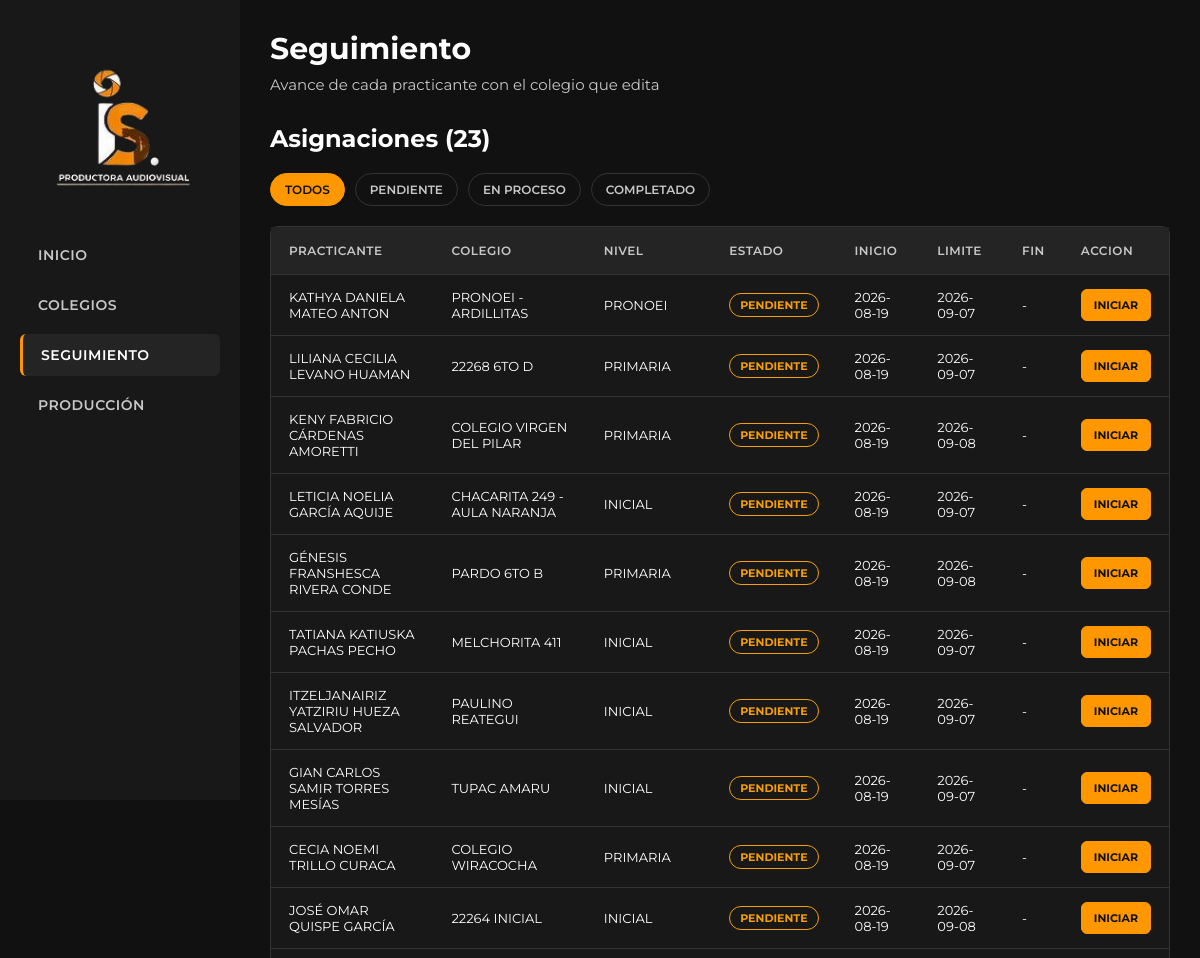
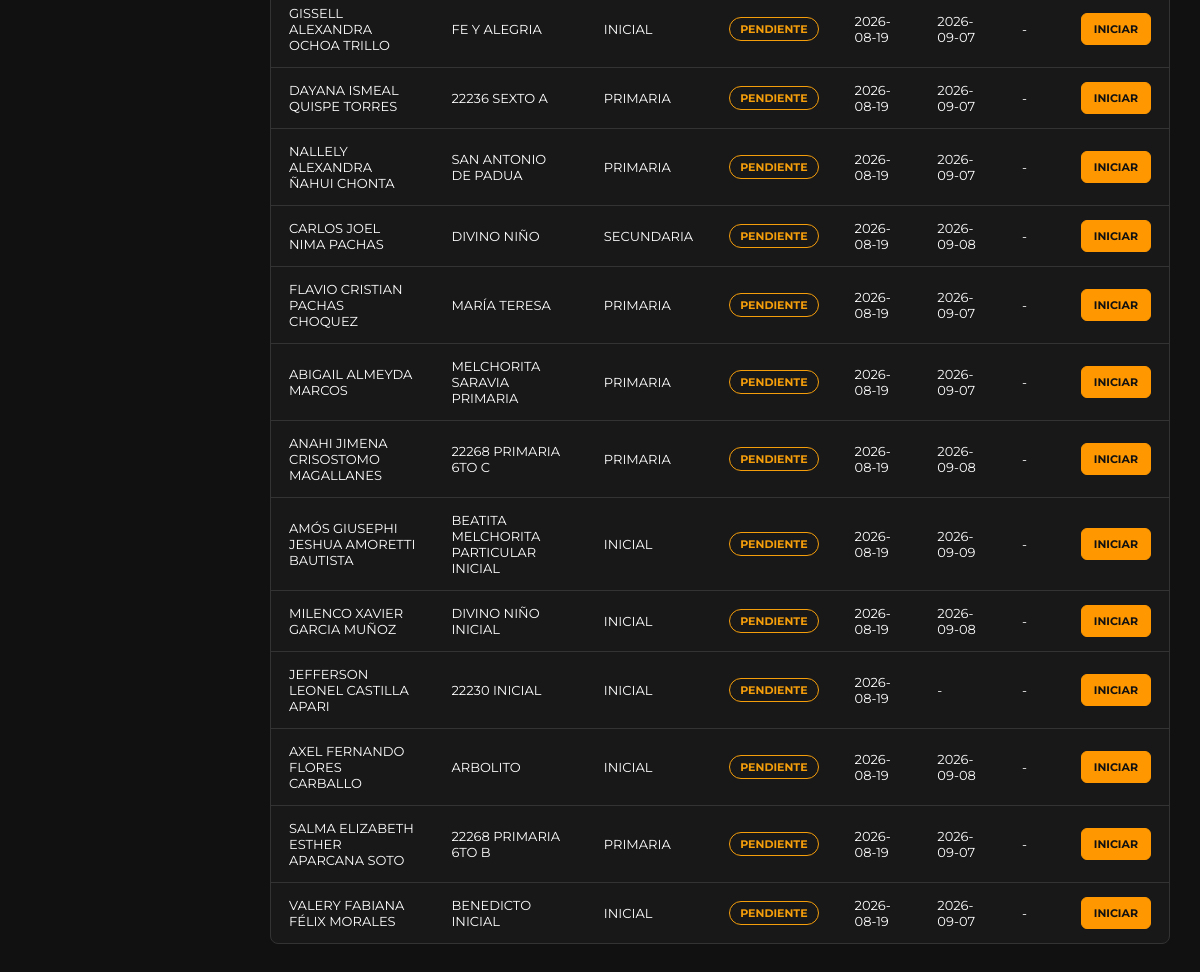
/app/views/seguimiento.php, run on the app's committed database (2 pictures, top to bottom).
### tables this page shows
CREATE TABLE seguimiento (
    id_seguimiento INT AUTO_INCREMENT PRIMARY KEY,
    estado VARCHAR(20),
    fecha_inicio DATE,
    fecha_limite DATE,
    fecha_fin DATE NULL,
    id_practicante INT,
    id_colegio INT,
    id_calificacion INT NULL,
    id_sesion INT NULL,
    CONSTRAINT FK_seguimiento_practicante FOREIGN KEY (id_practicante)
	REFERENCES practicantes(id),
    CONSTRAINT FK_seguimiento_colegio FOREIGN KEY (id_colegio)
	REFERENCES colegios(id_colegio),
    CONSTRAINT FK_seguimiento_calificacion FOREIGN KEY (id_calificacion)
	REFERENCES calificacion(id_calificacion),
    CONSTRAINT FK_seguimiento_sesion FOREIGN KEY (id_sesion)
	REFERENCES sesion(id_sesion)
);

CREATE TABLE colegios (
    id_colegio INT AUTO_INCREMENT PRIMARY KEY,
    nombre VARCHAR(100),
    nivel VARCHAR(20) NULL,            
    anio_promocion YEAR NULL           
);

### app/views/seguimiento.php (the view, shortened to what this page needs)
<?php
require_once "../../config/conexion.php";
$estadoFiltro = $_GET["estado"] ?? "";
$estados = ["PENDIENTE", "EN PROCESO", "COMPLETADO"];
$sql = "SELECT seguimiento.id_seguimiento,
               practicantes.id AS id_practicante,
               CONCAT(practicantes.nombres, ' ', practicantes.apellidos) AS practicante,
               colegios.nombre AS colegio,
               colegios.nivel,
               seguimiento.estado,
               seguimiento.fecha_inicio,
               seguimiento.fecha_limite,
               seguimiento.fecha_fin
        FROM seguimiento
        INNER JOIN practicantes ON seguimiento.id_practicante = practicantes.id
        INNER JOIN colegios ON seguimiento.id_colegio = colegios.id_colegio
        ORDER BY seguimiento.id_seguimiento DESC";
$resultado = $conexion->query($sql);
$asignaciones = [];
while ($fila = $resultado->fetch_assoc()) {
    if ($estadoFiltro == "" || $estadoFiltro == $fila["estado"]) {
        $asignaciones[] = $fila;
    }
}
?>
<!DOCTYPE html>
<html lang="es">
<head>
    <link rel="stylesheet" href="/monitoreo_ishume_2026/public/css/configuracion.css">
    <link rel="stylesheet" href="/monitoreo_ishume_2026/public/css/menu.css">
    <link rel="stylesheet" href="/monitoreo_ishume_2026/public/css/dashboard.css">
    <link rel="stylesheet" href="/monitoreo_ishume_2026/public/css/tablas.css">
    <link rel="stylesheet" href="/monitoreo_ishume_2026/public/css/sistema.css">
</head>
<body>
    <div class="contenedor">
        <?php
        require "menu.php";
        ?>
        <main class="contenido">
            <div class="titulo">
                <h1>Seguimiento</h1>
                <p>Avance de cada practicante con el colegio que edita</p>
            </div>
            <section class="seccion-dashboard">
                <div class="encabezado-tabla">
                    <h2>Asignaciones (<?php echo count($asignaciones); ?>)</h2>
                </div>
                <div class="filtros">
                    <a href="seguimiento.php" class="<?php if ($estadoFiltro == '') echo 'activo'; ?>">TODOS</a>
                    <?php foreach ($estados as $e): ?>
                        <a href="seguimiento.php?estado=<?php echo $e; ?>"
                           class="<?php if ($estadoFiltro == $e) echo 'activo'; ?>"><?php echo $e; ?></a>
                    <?php endforeach; ?>
                </div>
                <div class="tabla-contenedor">
                    <table class="tabla-datos">
                        <thead>
                            <tr>
                                <th>PRACTICANTE</th>
                                <th>COLEGIO</th>
                                <th>NIVEL</th>
                                <th>ESTADO</th>
                                <th>INICIO</th>
                                <th>LIMITE</th>
                                <th>FIN</th>
                                <th>ACCION</th>
                            </tr>
                        </thead>
                        <tbody>
                            <?php foreach ($asignaciones as $a): ?>
                                <tr>
                                    <td>
                                        <a href="detalle_practicante.php?id=<?php echo $a['id_practicante']; ?>"><?php echo $a['practicante']; ?></a>
                                    </td>
                                    <td><?php echo $a['colegio']; ?></td>
                                    <td><?php echo $a['nivel'] ?? '-'; ?></td>
                                    <td>
                                        <?php
                                        $clase = "etiqueta-pendiente";
                                        ?>
                                        <span class="etiqueta <?php echo $clase; ?>"><?php echo $a['estado']; ?></span>
                                    </td>
                                    <td><?php echo $a['fecha_inicio'] ?? '-'; ?></td>
                                    <td><?php echo $a['fecha_limite'] ?? '-'; ?></td>
                                    <td><?php echo $a['fecha_fin'] ?? '-'; ?></td>
                                    <td>
                                        <?php if ($a['estado'] == 'PENDIENTE'): ?>
                                            <form action="actualizar_seguimiento.php" method="POST" class="form-en-linea">
                                                <button type="submit" class="btn-accion">INICIAR</button>
                                            </form>
                                        <?php else: ?>
                                            -
                                        <?php endif; ?>
                                    </td>
                                </tr>
                            <?php endforeach; ?>
                        </tbody>
                    </table>
                </div>
            </section>
        </main>
    </div>
</body>
</html>

### public/css/configuracion.css (style rules this page uses)
* { margin: 0; padding: 0; box-sizing: border-box; }
body { font-family: 'Montserrat', sans-serif; background-color: #111111; color: #FFFFFF; }
a { text-decoration: none; color: inherit; }
button, input, select { font-family: inherit; }
:root { --negro: #111111; --negro-secundario: #181818; --gris: #242424; --gris-borde: #333333; --naranja: #FF9800; --blanco: #FFFFFF; --gris-texto: #C7C7C7; --gris-suave: #777777; --verde: #22C55E; --amarillo: #F59E0B; --rojo: #EF4444; }

### public/css/dashboard.css (style rules this page uses)
.contenedor { display: flex; min-height: 100vh; }
.contenido { flex: 1; padding: 30px; background-color: var(--negro); }
.titulo { margin-bottom: 30px; }
.titulo h1 { font-size: 30px; color: var(--blanco); margin-bottom: 8px; }
.titulo p { color: var(--gris-texto); font-size: 15px; }

### public/css/tablas.css (style rules this page uses)
.tabla-contenedor { width: 100%; overflow-x: auto; margin-top: 20px; }
.encabezado-tabla { display: flex; justify-content: space-between; align-items: center; margin-bottom: 20px; }

### public/css/sistema.css (style rules this page uses)
.tabla-datos { width: 100%; border-collapse: separate; border-spacing: 0; background-color: var(--negro-secundario); border: 1px solid var(--gris-borde); border-radius: 8px; }
.tabla-datos thead { background-color: var(--gris); }
.tabla-datos th { color: var(--gris-texto); font-size: 12px; font-weight: 600; letter-spacing: 0.5px; text-align: left; padding: 16px 18px; white-space: nowrap; }
.tabla-datos td { color: var(--blanco); font-size: 13px; padding: 14px 18px; border-top: 1px solid var(--gris-borde); }
.etiqueta { display: inline-block; padding: 4px 10px; border-radius: 20px; font-size: 11px; font-weight: 700; white-space: nowrap; border: 1px solid var(--gris-suave); color: var(--gris-texto); }
.etiqueta-pendiente { color: var(--amarillo); border-color: var(--amarillo); }
.filtros { display: flex; flex-wrap: wrap; gap: 10px; margin-bottom: 10px; }
.filtros a { padding: 8px 14px; border: 1px solid var(--gris-borde); border-radius: 20px; color: var(--gris-texto); font-size: 12px; font-weight: 600; }
.filtros a.activo { background-color: var(--naranja); border-color: var(--naranja); color: var(--negro); }
.btn-accion { display: inline-block; background-color: var(--naranja); color: var(--negro); border: 1px solid var(--naranja); padding: 8px 12px; border-radius: 6px; font-size: 11px; font-weight: 700; cursor: pointer; white-space: nowrap; }
.form-en-linea { display: inline; margin: 0; }

### data on the page
seguimiento: practicante "KATHYA DANIELA MATEO ANTON", id_colegio.nombre "PRONOEI - ARDILLITAS", id_colegio.nivel "PRONOEI", estado "PENDIENTE", fecha_inicio "2026-08-19", fecha_limite "2026-09-07", fecha_fin "-"
seguimiento: practicante "LILIANA CECILIA LEVANO HUAMAN", id_colegio.nombre "22268 6TO D", id_colegio.nivel "PRIMARIA", estado "PENDIENTE", fecha_inicio "2026-08-19", fecha_limite "2026-09-07", fecha_fin "-"
seguimiento: practicante "KENY FABRICIO CÁRDENAS AMORETTI", id_colegio.nombre "COLEGIO VIRGEN DEL PILAR", id_colegio.nivel "PRIMARIA", estado "PENDIENTE", fecha_inicio "2026-08-19", fecha_limite "2026-09-08", fecha_fin "-"
seguimiento: practicante "LETICIA NOELIA GARCÍA AQUIJE", id_colegio.nombre "CHACARITA 249 - AULA NARANJA", id_colegio.nivel "INICIAL", estado "PENDIENTE", fecha_inicio "2026-08-19", fecha_limite "2026-09-07", fecha_fin "-"
seguimiento: practicante "GÉNESIS FRANSHESCA RIVERA CONDE", id_colegio.nombre "PARDO 6TO B", id_colegio.nivel "PRIMARIA", estado "PENDIENTE", fecha_inicio "2026-08-19", fecha_limite "2026-09-08", fecha_fin "-"
seguimiento: practicante "TATIANA KATIUSKA PACHAS PECHO", id_colegio.nombre "MELCHORITA 411", id_colegio.nivel "INICIAL", estado "PENDIENTE", fecha_inicio "2026-08-19", fecha_limite "2026-09-07", fecha_fin "-"
seguimiento: practicante "ITZELJANAIRIZ YATZIRIU HUEZA SALVADOR", id_colegio.nombre "PAULINO REATEGUI", id_colegio.nivel "INICIAL", estado "PENDIENTE", fecha_inicio "2026-08-19", fecha_limite "2026-09-07", fecha_fin "-"
seguimiento: practicante "GIAN CARLOS SAMIR TORRES MESÍAS", id_colegio.nombre "TUPAC AMARU", id_colegio.nivel "INICIAL", estado "PENDIENTE", fecha_inicio "2026-08-19", fecha_limite "2026-09-07", fecha_fin "-"
seguimiento: practicante "CECIA NOEMI TRILLO CURACA", id_colegio.nombre "COLEGIO WIRACOCHA", id_colegio.nivel "PRIMARIA", estado "PENDIENTE", fecha_inicio "2026-08-19", fecha_limite "2026-09-07", fecha_fin "-"
seguimiento: practicante "JOSÉ OMAR QUISPE GARCÍA", id_colegio.nombre "22264 INICIAL", id_colegio.nivel "INICIAL", estado "PENDIENTE", fecha_inicio "2026-08-19", fecha_limite "2026-09-08", fecha_fin "-"
seguimiento: practicante "GISSELL ALEXANDRA OCHOA TRILLO", id_colegio.nombre "FE Y ALEGRIA", id_colegio.nivel "INICIAL", estado "PENDIENTE", fecha_inicio "2026-08-19", fecha_limite "2026-09-07", fecha_fin "-"
seguimiento: practicante "DAYANA ISMEAL QUISPE TORRES", id_colegio.nombre "22236 SEXTO A", id_colegio.nivel "PRIMARIA", estado "PENDIENTE", fecha_inicio "2026-08-19", fecha_limite "2026-09-07", fecha_fin "-"
seguimiento: practicante "NALLELY ALEXANDRA ÑAHUI CHONTA", id_colegio.nombre "SAN ANTONIO DE PADUA", id_colegio.nivel "PRIMARIA", estado "PENDIENTE", fecha_inicio "2026-08-19", fecha_limite "2026-09-07", fecha_fin "-"
seguimiento: practicante "CARLOS JOEL NIMA PACHAS", id_colegio.nombre "DIVINO NIÑO", id_colegio.nivel "SECUNDARIA", estado "PENDIENTE", fecha_inicio "2026-08-19", fecha_limite "2026-09-08", fecha_fin "-"
seguimiento: practicante "FLAVIO CRISTIAN PACHAS CHOQUEZ", id_colegio.nombre "MARÍA TERESA", id_colegio.nivel "PRIMARIA", estado "PENDIENTE", fecha_inicio "2026-08-19", fecha_limite "2026-09-07", fecha_fin "-"
seguimiento: practicante "ABIGAIL ALMEYDA MARCOS", id_colegio.nombre "MELCHORITA SARAVIA PRIMARIA", id_colegio.nivel "PRIMARIA", estado "PENDIENTE", fecha_inicio "2026-08-19", fecha_limite "2026-09-07", fecha_fin "-"
seguimiento: practicante "ANAHI JIMENA CRISOSTOMO MAGALLANES", id_colegio.nombre "22268 PRIMARIA 6TO C", id_colegio.nivel "PRIMARIA", estado "PENDIENTE", fecha_inicio "2026-08-19", fecha_limite "2026-09-08", fecha_fin "-"
seguimiento: practicante "AMÓS GIUSEPHI JESHUA AMORETTI BAUTISTA", id_colegio.nombre "BEATITA MELCHORITA PARTICULAR INICIAL", id_colegio.nivel "INICIAL", estado "PENDIENTE", fecha_inicio "2026-08-19", fecha_limite "2026-09-09", fecha_fin "-"
seguimiento: practicante "MILENCO XAVIER GARCIA MUÑOZ", id_colegio.nombre "DIVINO NIÑO INICIAL", id_colegio.nivel "INICIAL", estado "PENDIENTE", fecha_inicio "2026-08-19", fecha_limite "2026-09-08", fecha_fin "-"
seguimiento: practicante "JEFFERSON LEONEL CASTILLA APARI", id_colegio.nombre "22230 INICIAL", id_colegio.nivel "INICIAL", estado "PENDIENTE", fecha_inicio "2026-08-19", fecha_limite "-", fecha_fin "-"
seguimiento: practicante "AXEL FERNANDO FLORES CARBALLO", id_colegio.nombre "ARBOLITO", id_colegio.nivel "INICIAL", estado "PENDIENTE", fecha_inicio "2026-08-19", fecha_limite "2026-09-08", fecha_fin "-"
seguimiento: practicante "SALMA ELIZABETH ESTHER APARCANA SOTO", id_colegio.nombre "22268 PRIMARIA 6TO B", id_colegio.nivel "PRIMARIA", estado "PENDIENTE", fecha_inicio "2026-08-19", fecha_limite "2026-09-07", fecha_fin "-"
seguimiento: practicante "VALERY FABIANA FÉLIX MORALES", id_colegio.nombre "BENEDICTO INICIAL", id_colegio.nivel "INICIAL", estado "PENDIENTE", fecha_inicio "2026-08-19", fecha_limite "2026-09-07", fecha_fin "-"

### other printed values
count($asignaciones) "23"
$e "PENDIENTE"
$e "EN PROCESO"
$e "COMPLETADO"
